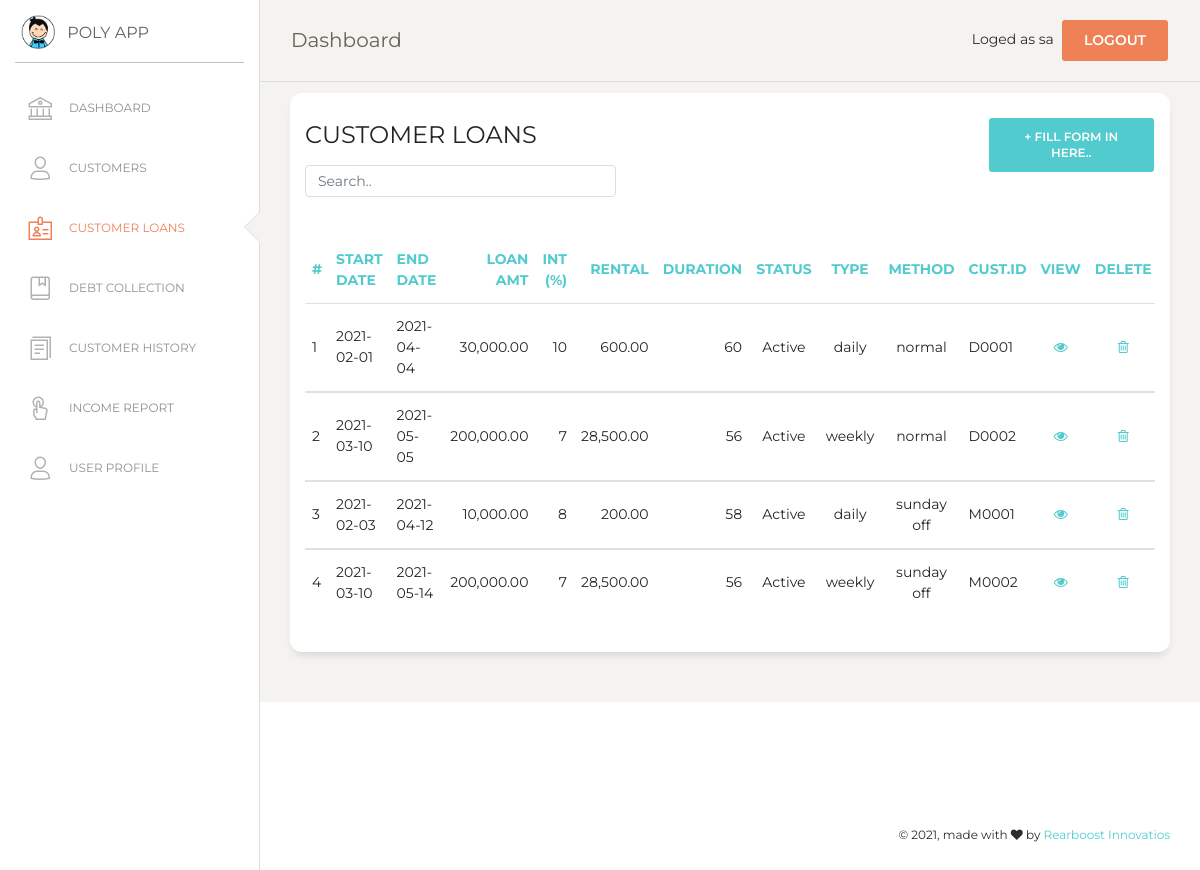
Screenshot of /customer_loan.php (signed in) with the database file from the repository.
### tables this page shows
CREATE TABLE `loan` (
  `loan_no` int(7) NOT NULL,
  `l_date` date NOT NULL,
  `amount` double(10,2) NOT NULL,
  `interest` int(5) NOT NULL,
  `no_installements` int(11) NOT NULL,
  `rental` double(10,2) NOT NULL,
  `duration` int(11) NOT NULL,
  `end_date` text NOT NULL,
  `cust_id` varchar(10) NOT NULL,
  `l_status` tinyint(4) NOT NULL,
  `l_type` varchar(10) NOT NULL,
  `l_method` varchar(10) NOT NULL
);

### customer_loan.php (the view, shortened to what this page needs)
<?php
if (!isset($_SESSION['loged_user'])) {
    header('location: login.php');
}else {
$con = mysqli_connect(DB_HOSTNAME,DB_USERNAME,DB_PASSWORD);
mysqli_select_db($con,DB_NAME);
?>
<!DOCTYPE html>
<html lang="en">
<head>
  <link href="https://maxcdn.bootstrapcdn.com/font-awesome/latest/css/font-awesome.min.css" rel="stylesheet">
  <link href="assets/css/bootstrap.min.css" rel="stylesheet" />
  <link href="assets/css/paper-dashboard.css?v=2.0.1" rel="stylesheet" />
  <link href="assets/demo/demo.css" rel="stylesheet" />
</head>
<body class="">
  <div class="wrapper ">
    <?php include('include/sidebar.php');  ?>
    <div class="main-panel">
      <?php include('include/nav.php');  ?>
      <div class="content">
      <div class="row">
          <div class="col-md-12">
            <div class="card">
              <div class="row">
              <div class="col-md-9">
              <div class="card-header">
                <h4 class="card-title"> CUSTOMER LOANS</h4>
                <input class="form-control myInput" id="myInput" type="text" placeholder="Search..">
              </div>
              </div>
              <div class="col-md-3">
                 <div class="card-header">
                    <button type="button" class="btn btn-primary add-btn" data-toggle="modal" data-target="#Form1">+ Fill Form in here..
                    </button>
                 </div>
              </div>
              </div>
              <div class="card-body">
              </div>
              <div class="card-body">
                <div class="table-responsive">
                  <table class="table" id="myTable">
                    <thead class="text-primary">
                      <th>                      #           </th>
                      <th>                      Start Date  </th>
                      <th>                      End Date    </th>
                      <th class="text-right">   Loan Amt    </th>
                      <th class="text-right">   Int (%)     </th>
                      <th class="text-right">   Rental      </th>
                      <th class="text-right">   Duration    </th>
                      <th class="text-center">  Status      </th>
                      <th class="text-center">  Type        </th>
                      <th class="text-center">  Method      </th>
                      <th>                      cust.ID     </th>
                      <th class="text-center">  View 				</th>
                      <th class="text-center">  Delete 			</th>
                    </thead>
                    <tbody>
                      <?php
                      $sql=mysqli_query($con,"SELECT * FROM loan");
                      $numRows = mysqli_num_rows($sql);
                      if($numRows > 0) {
                        while($row = mysqli_fetch_assoc($sql)) {
                        $l_status = $row['l_status'];
                        if($l_status==1){
                          $view_satus = "Active";
                        }else{
                          $view_satus = "Closed";
                        }
                          ?>
                    <tr>
                      <td>                   <?php echo $row['loan_no']?>  </td>
                      <td>                   <?php echo $row['l_date']?>   </td>
                      <td>                   <?php echo $row['end_date']?>   </td>
                      <td class="text-right"><?php echo number_format($row['amount'],2)?>  </td>
                      <td class="text-right"><?php echo $row['interest']?> </td>
                      <td class="text-right"><?php echo number_format($row['rental'],2)?> </td>
                      <td class="text-right"><?php echo $row['duration']?> </td>
                      <td class="text-center"><?php echo $view_satus; ?> </td>
                      <td class="text-center"><?php echo $row['l_type'] ?> </td>
                      <td class="text-center"><?php echo $row['l_method'] ?> </td>
                      <td>                    <?php echo $row['cust_id'] ?>  </td>
                      <td class="text-center">
                        <a href="#" onclick="editView(<?php echo $row['loan_no']; ?>)" name="edit">
                        <i class="fa fa-eye" aria-hidden="true"></i></a>
                      </td>
                      <td class="text-center">
                        <a href="#" onclick="confirmation('event','<?php echo $row['loan_no']; ?>')"  name="delete">
                        <i class="fa fa-trash-o" aria-hidden="true"></i></a>
                      </td>
                    </tr>
                    </tbody>
                           <?php
                        }
                      }
                    ?>
                    </table>
                </div>
              </div>
              </div>
            </div>
          </div>
          </div>
        </div>
        </div>
       <?php include('include/footer.php');  ?>
</body>
</html>
<?php
}
?>

### assets/demo/demo.css (style rules this page uses)
.add-btn { float: right !important; }
.myInput { width: 50% !important; }

### rows the page displays
loan: loan_no "1", l_date "2021-02-01", end_date "2021-04-04", amount "30,000.00", interest "10", rental "600.00", duration "60", l_status "Active", l_type "daily", l_method "normal", cust "D0001"
loan: loan_no "2", l_date "2021-03-10", end_date "2021-05-05", amount "200,000.00", interest "7", rental "28,500.00", duration "56", l_status "Active", l_type "weekly", l_method "normal", cust "D0002"
loan: loan_no "3", l_date "2021-02-03", end_date "2021-04-12", amount "10,000.00", interest "8", rental "200.00", duration "58", l_status "Active", l_type "daily", l_method "sunday off", cust "M0001"
loan: loan_no "4", l_date "2021-03-10", end_date "2021-05-14", amount "200,000.00", interest "7", rental "28,500.00", duration "56", l_status "Active", l_type "weekly", l_method "sunday off", cust "M0002"

### other values shown
$_SESSION['loged_user'] "sa"
